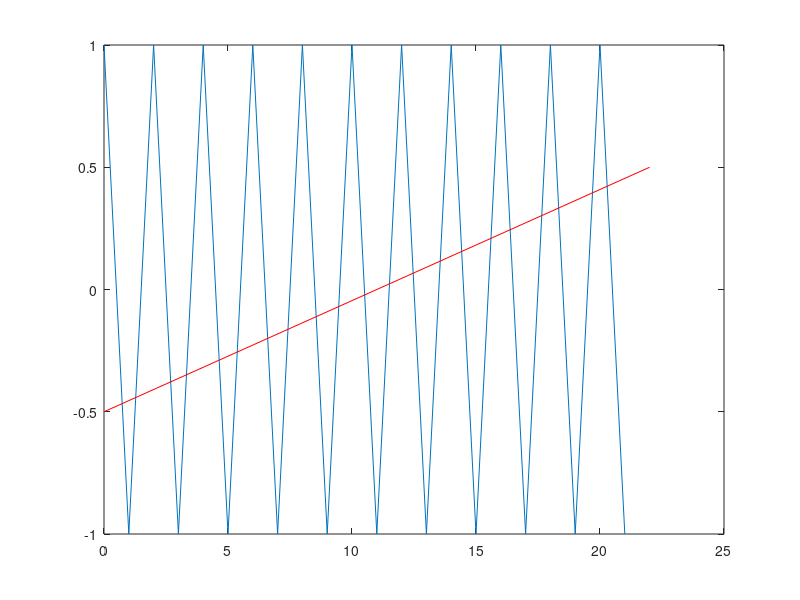

This figure's MATLAB source: (Note: this script raises an error after producing the figure.)
%
% test the polyinters function

clear all

% a polygon that zigs and zags
zig = [0:2:20]';
zag = [1:2:21]';

xy = [[zig,ones(numel(zig),1)];[zag,-ones(numel(zag),1)]];
[s,idx] = sort(xy);
xya = xy(idx(:,1),:);

plot(xya(:,1),xya(:,2))
hold on

% and one that doesn't
xyb = [0,-0.5; 22,0.5];
plot(xyb(:,1),xyb(:,2), 'r-')

% calculate intersections
ints = polyinters(xya, xyb); % swapping xya and xyb should give
                             % same result
plot(ints(:,1),ints(:,2), 'g*')

